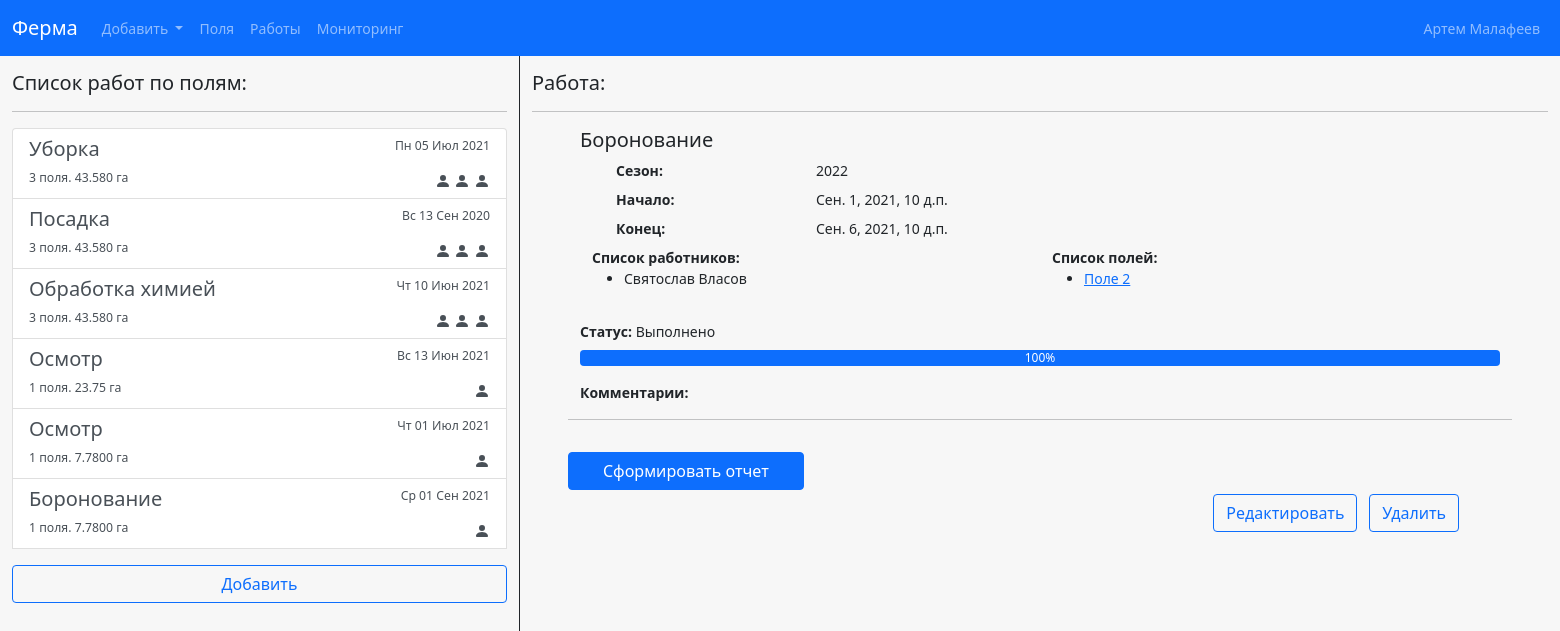
The page /fields/work/77/ on the database its author committed.
### fields/models.py (models this page shows, shortened)
class Job(models.Model):
    category = models.ForeignKey(JobCategory,
                                 on_delete=models.CASCADE,
                                 verbose_name='Наименование работы')
    season = models.ForeignKey(Season,
                               on_delete=models.CASCADE,
                               verbose_name='Сезон')
    start_job = models.DateTimeField(verbose_name='Начало работы')
    end_job = models.DateTimeField(verbose_name='Конец работы')
    fields = models.ManyToManyField(Field, related_name='jobs', verbose_name='Список полей')
    workers = models.ManyToManyField(Worker, verbose_name='Исполнители', related_name='jobs')
    comment = models.TextField(verbose_name='Комментарии', blank=True)
    def get_process_job(self):
        now = timezone.now()
        if now <= self.start_job:
            return 0
        total_duration = self.end_job - self.start_job
        process = now - self.start_job
        left = total_duration - process
        result = round((process / total_duration) * 100)
        if result > 100:
            return 100
        else:
            return result
    def get_status_job(self):
        status = ('Ожидается', 'Выполняется', 'Выполнено')
        now = timezone.now()
        if now < self.start_job:
            return status[0]
        if (now >= self.start_job) and (now <= self.end_job):
            return status[1]
        if now > self.end_job:
            return status[2]
    class Meta:
        verbose_name = 'Работа'
        verbose_name_plural = 'Работы'

class JobCategory(models.Model):
    category = models.CharField(max_length=128, verbose_name='Наименование работы')
    def __str__(self):
        return self.category
    class Meta:
        verbose_name = 'Наименование работы'
        verbose_name_plural = 'Наименование работ'

class Worker(models.Model):
    firstname = models.CharField(max_length=32, verbose_name='Имя')
    lastname = models.CharField(max_length=32, verbose_name='Фамилия')
    class Meta:
        verbose_name = 'Исполнитель'
        verbose_name_plural = 'Исполнители'
        unique_together = ('firstname', 'lastname')

class Season(models.Model):
    name = models.CharField(max_length=4, unique=True)
    slug = models.SlugField(max_length=128, unique=True)
    def __str__(self):
        return self.name
    class Meta:
        verbose_name = 'Сезон'
        verbose_name_plural = 'Сезоны'

class Field(models.Model):
    user = models.ForeignKey(User, on_delete=models.CASCADE, related_name='user_fields')
    name = models.CharField("Название поля", max_length=64, unique=True)
    slug = models.SlugField(max_length=128, unique=True)
    square = models.PositiveIntegerField('Площадь поля в квадратных метрах')
    square_ha = models.DecimalField('Площадь поля в гектарах', max_digits=10, decimal_places=3)
    coordinate = models.TextField()
    cadastral_number = models.CharField('Кадастровый номер', max_length=64)
    class Meta:
        verbose_name = 'Поле'
        verbose_name_plural = 'Поля'
    def get_absolute_url(self):
        return reverse('fields:field_detail', args=[self.slug])

### fields/views.py (the view)
# urls.py: path('work/<slug:pk>/', JobsDetail.as_view(), name='work_detail'),
class JobsDetail(DetailView):
    model = Job
    context_object_name = 'job'
    template_name = 'fields/work.html'
    def get_context_data(self, **kwargs):
        context = super().get_context_data(**kwargs)
        context['jobs'] = Job.objects.annotate(count_ha=Sum('fields__square_ha'),
                                    count_field=Sum('fields'))  # Добавляем информацию по севам
        return context

### templates/fields/work.html (shortened to what this page needs)
{% extends 'base.html' %}
{% block content %}
<div class="row" style="height: 100vh;">
    <div class="col-4" style="border-right-style: solid; border-right-width: 1px;">
        <div class="title">
            <h3>Список работ по полям:</h3>
            <hr>
        </div>
        <div class="list-group p-0">
            {% for work in jobs %}
            <a href="{% url 'fields:work_detail' work.pk %}"
               class="list-group-item list-group-item-action"
               aria-current="true">
                <div class="d-flex w-100 justify-content-between">
                    <h5>{{ work.category }}</h5>
                    <small>{{ work.start_job|date:"D d M Y" }}</small>
                </div>
                <div class="d-flex w-100 justify-content-between">
                    <small>{{ work.fields.count }} поля. {{ work.count_ha|stringformat:".6s" }} га</small>
                    <div>
                        {% for a in work.workers.all %}
                        <svg xmlns="http://www.w3.org/2000/svg" width="16" height="16"
                             fill="currentColor"
                             class="bi bi-person-fill" viewBox="0 0 16 16">
                            <path d="M3 14s-1 0-1-1 1-4 6-4 6 3 6 4-1 1-1 1H3zm5-6a3 3 0 1 0 0-6 3 3 0 0 0 0 6z"/>
                        </svg>
                        {% endfor %}
                    </div>
                </div>
                {% endfor %}
            </a>
            <button type="button" class="btn btn-outline-primary mt-3" data-bs-toggle="modal"
                    data-bs-target="#exampleModal" data-url="{% url 'fields:work_add' %}">
                Добавить
            </button>
        </div>
    </div>
    <div class="col-8 block2">
        <div class="title">
            <h3>Работа:</h3>
            <hr>
        </div>
        <div class="col-12 px-5">
            <h5>{{ job.category }}</h5>
            <div class="row">
                <div class="col-3 mb-2 px-5"><b>Сезон:</b></div>
                <div class="col-9 mb-2">{{ job.season }}</div>
                <div class="col-3 mb-2 px-5"><b>Начало:</b></div>
                <div class="col-9 mb-2">{{ job.start_job }}</div>
                <div class="col-3 mb-2 px-5"><b>Конец:</b></div>
                <div class="col-9 mb-2">{{ job.end_job }}</div>
                <div class="col-6 mb-3 px-4"><b>Список работников:</b>
                    <ul>
                        {% for worker in job.workers.all %}
                        <li>{{ worker.firstname }} {{ worker.lastname }}</li>
                        {% endfor %}
                    </ul>
                </div>
                <div class="col-6 mb-2"><b>Список полей:</b>
                    <ul>
                        {% for field in job.fields.all %}
                        <li><a href="{{ field.get_absolute_url }}">{{ field.name }}</a></li>
                        {% endfor %}
                    </ul>
                </div>
                <div class="mb-3">
                    <div class="mb-2"><b>Статус:</b> {{ job.get_status_job }}</div>
                    <div class="progress">
                        <div class="progress-bar" role="progressbar" style="width: {{ job.get_process_job }}%;"
                             aria-valuenow="25"
                             aria-valuemin="0" aria-valuemax="100">{{ job.get_process_job }}%
                        </div>
                    </div>
                </div>
                <div><b>Комментарии:</b></div>
                <hr>
                <a href="{% url 'fields:export_work' job.pk %}" class="btn btn-primary col-3 mt-3">Сформировать отчет</a>
                <div class="float-right offset-md-8 item">
                    <button type="button" class="btn btn-outline-primary m-1">Редактировать</button>
                    <button type="button" class="btn btn-outline-primary m-1">Удалить</button>
                </div>
            </div>
        </div>
    </div>
</div>
{% endblock %}

### fields/static/css/base.css (style rules this page uses)
body { font-size: 14px; background: #f7f7f7; height: 100vh; }
.title { margin-top: 15px; }
h3 { font-size: 20px; }

### rows shown on the page
Job: category "Уборка", start_job "Пн 05 Июл 2021", fields.count "3", count_ha "43.580"
Job: category "Посадка", start_job "Вс 13 Сен 2020", fields.count "3", count_ha "43.580"
Worker: firstname "Святослав", lastname "Власов"
Job: category "Обработка химией", start_job "Чт 10 Июн 2021", fields.count "3", count_ha "43.580"
Job: category "Осмотр", start_job "Вс 13 Июн 2021", fields.count "1", count_ha "23.75"
Job: category "Осмотр", start_job "Чт 01 Июл 2021", fields.count "1", count_ha "7.7800"
Job: category "Боронование", start_job "Ср 01 Сен 2021", fields.count "1", count_ha "7.7800", season "2022", start_job "Сен. 1, 2021, 10 д.п.", end_job "Сен. 6, 2021, 10 д.п.", get_status_job "Выполнено", get_process_job "100"
Field: name "Поле 2"
